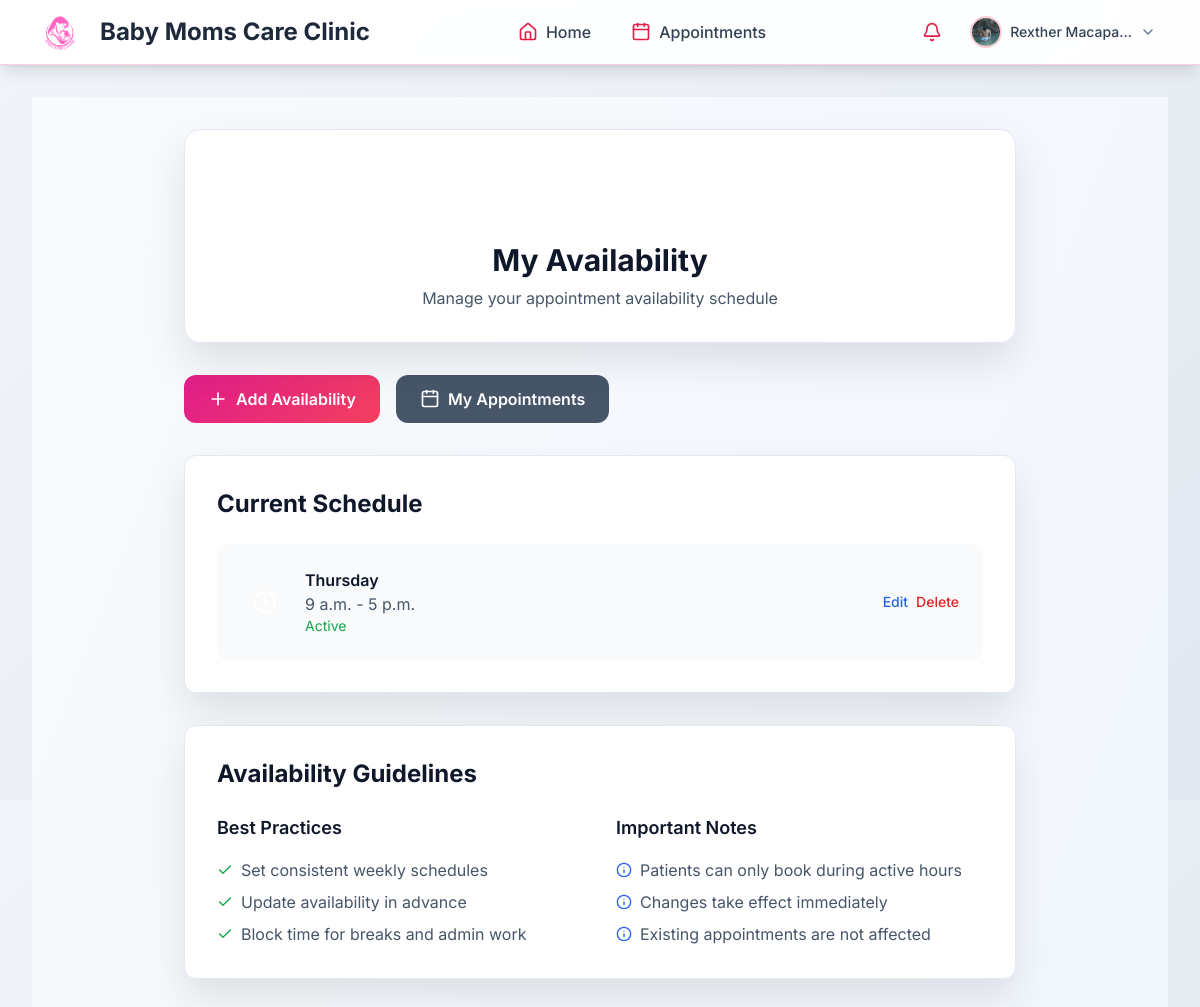
Page /appointments/availability/ (signed in) on the committed database.
### apps/accounts/models.py (models this page shows, shortened)
class UserProfile(models.Model):
    USER_ROLES = (
        ('mother', 'Mother'),
        ('doctor', 'Doctor'),
        ('admin', 'Admin'),
    )
    ACCOUNT_STATUS = (
        ('active', 'Active'),
        ('deactivated', 'Deactivated'),
    )
    user = models.OneToOneField(User, on_delete=models.CASCADE)
    role = models.CharField(max_length=10, choices=USER_ROLES, default='mother')
    account_status = models.CharField(max_length=15, choices=ACCOUNT_STATUS, default='active')
    phone = models.CharField(max_length=15, blank=True)
    date_of_birth = models.DateField(null=True, blank=True)
    address = models.TextField(blank=True)
    profile_picture = models.ImageField(upload_to='profile_pics/', blank=True, null=True)
    emergency_contact_name = models.CharField(max_length=100, blank=True)
    emergency_contact_phone = models.CharField(max_length=15, blank=True)
    created_at = models.DateTimeField(auto_now_add=True)
    updated_at = models.DateTimeField(auto_now=True)
    license_number = models.CharField(max_length=50, blank=True)
    specialization = models.CharField(max_length=100, blank=True)
    years_experience = models.PositiveIntegerField(null=True, blank=True)

### apps/appointments/models.py (models this page shows, shortened)
class DoctorAvailability(models.Model):
    DAYS_OF_WEEK = (
        (0, 'Monday'),
        (1, 'Tuesday'),
        (2, 'Wednesday'),
        (3, 'Thursday'),
        (4, 'Friday'),
        (5, 'Saturday'),
        (6, 'Sunday'),
    )
    doctor = models.ForeignKey(User, on_delete=models.CASCADE, related_name='availabilities')
    day_of_week = models.IntegerField(choices=DAYS_OF_WEEK)
    start_time = models.TimeField()
    end_time = models.TimeField()
    is_active = models.BooleanField(default=True)
    class Meta:
        unique_together = ['doctor', 'day_of_week', 'start_time']
        ordering = ['day_of_week', 'start_time']

### apps/appointments/views.py (the view)
# urls.py: path('availability/', views.doctor_availability, name='availability'),
@login_required
def doctor_availability(request):
    user_profile = get_object_or_404(UserProfile, user=request.user)
    if user_profile.role != 'doctor':
        messages.error(request, 'Only doctors can manage availability.')
        return redirect('appointments:list')
    availabilities = DoctorAvailability.objects.filter(doctor=request.user).order_by('day_of_week', 'start_time')
    return render(request, 'appointments/availability.html', {
        'availabilities': availabilities
    })

### templates/appointments/availability.html (shortened to what this page needs)
{% extends 'base.html' %}
{% load static %}
{% block content %}
<div class="min-h-screen bg-gradient-to-br from-slate-50 to-blue-50 py-8">
    <div class="max-w-4xl mx-auto px-4 sm:px-6 lg:px-8">
        <div class="clinic-card rounded-2xl p-8 mb-8">
            <div class="text-center">
                <div class="clinic-icon w-16 h-16 rounded-full flex items-center justify-center mx-auto mb-4">
                    <i data-lucide="calendar-clock" class="w-8 h-8 text-white"></i>
                </div>
                <h1 class="text-3xl font-bold text-slate-900 mb-2">My Availability</h1>
                <p class="text-slate-600">Manage your appointment availability schedule</p>
            </div>
        </div>
        <div class="flex flex-col sm:flex-row gap-4 mb-8">
            <a href="{% url 'appointments:availability_create' %}"
               class="clinic-btn px-6 py-3 rounded-xl text-white font-semibold inline-flex items-center justify-center">
                <i data-lucide="plus" class="w-5 h-5 mr-2"></i>
                Add Availability
            </a>
            <a href="{% url 'appointments:list' %}"
               class="bg-slate-600 hover:bg-slate-700 px-6 py-3 rounded-xl text-white font-semibold inline-flex items-center justify-center">
                <i data-lucide="calendar" class="w-5 h-5 mr-2"></i>
                My Appointments
            </a>
        </div>
        <div class="clinic-card rounded-xl p-8">
            <h2 class="text-2xl font-bold text-slate-900 mb-6">Current Schedule</h2>
            {% if availabilities %}
                <div class="space-y-4">
                    {% for availability in availabilities %}
                        <div class="bg-slate-50 rounded-xl p-6 flex items-center justify-between">
                            <div class="flex items-center space-x-4">
                                <div class="clinic-icon w-12 h-12 rounded-lg flex items-center justify-center">
                                    <i data-lucide="clock" class="w-6 h-6 text-white"></i>
                                </div>
                                <div>
                                    <h3 class="font-semibold text-slate-900">{{ availability.get_day_of_week_display }}</h3>
                                    <p class="text-slate-600">{{ availability.start_time }} - {{ availability.end_time }}</p>
                                    <p class="text-sm {% if availability.is_active %}text-green-600{% else %}text-red-600{% endif %}">
                                        {% if availability.is_active %}Active{% else %}Inactive{% endif %}
                                    </p>
                                </div>
                            </div>
                            <div class="flex items-center space-x-2">
                                <a href="{% url 'appointments:availability_update' availability.pk %}"
                                   class="text-blue-600 hover:text-blue-500 font-medium text-sm">
                                    Edit
                                </a>
                                <a href="{% url 'appointments:availability_delete' availability.pk %}"
                                   class="text-red-600 hover:text-red-500 font-medium text-sm">
                                    Delete
                                </a>
                            </div>
                        </div>
                    {% endfor %}
                </div>
            {% endif %}
        </div>
        <div class="clinic-card rounded-xl p-8 mt-8">
            <h2 class="text-2xl font-bold text-slate-900 mb-6">Availability Guidelines</h2>
            <div class="grid grid-cols-1 md:grid-cols-2 gap-8">
                <div>
                    <h3 class="text-lg font-semibold text-slate-900 mb-4">Best Practices</h3>
                    <ul class="space-y-2 text-slate-600">
                        <li class="flex items-start space-x-2">
                            <i data-lucide="check" class="w-4 h-4 text-green-600 mt-1 flex-shrink-0"></i>
                            <span>Set consistent weekly schedules</span>
                        </li>
                        <li class="flex items-start space-x-2">
                            <i data-lucide="check" class="w-4 h-4 text-green-600 mt-1 flex-shrink-0"></i>
                            <span>Update availability in advance</span>
                        </li>
                        <li class="flex items-start space-x-2">
                            <i data-lucide="check" class="w-4 h-4 text-green-600 mt-1 flex-shrink-0"></i>
                            <span>Block time for breaks and admin work</span>
                        </li>
                    </ul>
                </div>
                <div>
                    <h3 class="text-lg font-semibold text-slate-900 mb-4">Important Notes</h3>
                    <ul class="space-y-2 text-slate-600">
                        <li class="flex items-start space-x-2">
                            <i data-lucide="info" class="w-4 h-4 text-blue-600 mt-1 flex-shrink-0"></i>
                            <span>Patients can only book during active hours</span>
                        </li>
                        <li class="flex items-start space-x-2">
                            <i data-lucide="info" class="w-4 h-4 text-blue-600 mt-1 flex-shrink-0"></i>
                            <span>Changes take effect immediately</span>
                        </li>
                        <li class="flex items-start space-x-2">
                            <i data-lucide="info" class="w-4 h-4 text-blue-600 mt-1 flex-shrink-0"></i>
                            <span>Existing appointments are not affected</span>
                        </li>
                    </ul>
                </div>
            </div>
        </div>
    </div>
</div>
{% endblock %}

### templates/base.html (shortened to what this page needs)
{% load static %}
<!DOCTYPE html>
<html lang="en">
<head>
    <script src="https://cdn.tailwindcss.com"></script>
    {% load static %}
    <link rel="stylesheet" href="{% static 'css/style.css' %}">
    <link rel="stylesheet" href="{% static 'css/icons.css' %}">
</head>
<body class="gradient-secondary min-h-screen font-sans" data-user-role="{% if user.is_authenticated %}{{ user.userprofile.role }}{% else %}guest{% endif %}">
    <nav class="bg-white/95 backdrop-blur-sm shadow-lg border-b border-pink-200 sticky top-0 z-50">
        <div class="max-w-[1800px] mx-auto px-4 sm:px-6 lg:px-8">
            <div class="flex justify-between items-center h-16">
                <div class="flex items-center">
                    <a href="{% url 'accounts:dashboard' %}" class="flex items-center space-x-3">
                        <div class="w-14 h-14 rounded-full overflow-hidden bg-white flex items-center justify-center">
                            <img src="{% static 'images/logo.png' %}" alt="Baby Moms Care Clinic Logo" class="w-full h-full object-contain">
                        </div>
                        <span class="font-sans text-2xl font-bold text-slate-800">Baby Moms Care Clinic</span>
                    </a>
                </div>
                {% if user.is_authenticated %}
                <div class="hidden md:flex items-center space-x-2">
                    <a href="{% url 'accounts:dashboard' %}" class="flex items-center px-4 py-2 rounded-lg hover:bg-rose-50 transition-all group">
                        <i data-lucide="home" class="w-5 h-5 text-rose-600 mr-2"></i>
                        <span class="text-slate-700 group-hover:text-rose-600 font-medium">Home</span>
                    </a>
                    <a href="{% url 'appointments:list' %}" class="flex items-center px-4 py-2 rounded-lg hover:bg-rose-50 transition-all group">
                        <i data-lucide="calendar" class="w-5 h-5 text-rose-600 mr-2"></i>
                        <span class="text-slate-700 group-hover:text-rose-600 font-medium">Appointments</span>
                    </a>
                </div>
                <div class="flex items-center space-x-2">
                    <a href="{% url 'accounts:notifications' %}" class="relative p-2 rounded-lg hover:bg-rose-50 transition-all">
                        <i data-lucide="bell" class="w-5 h-5 text-rose-600"></i>
                    </a>
                    <div class="relative group">
                        <button class="flex items-center space-x-2 px-3 py-2 rounded-lg hover:bg-rose-50 transition-all">
                            {% if user.userprofile.profile_picture %}
                            <img src="{{ user.userprofile.profile_picture.url }}" alt="Profile" class="w-8 h-8 rounded-full object-cover border-2 border-rose-200">
                            {% else %}
                            <div class="w-8 h-8 rounded-full bg-rose-100 flex items-center justify-center">
                                <i data-lucide="user" class="w-4 h-4 text-rose-600"></i>
                            </div>
                            {% endif %}
                            <span class="hidden lg:inline text-sm font-medium text-slate-700">{{ user.get_full_name|default:user.username|truncatechars:15 }}</span>
                            <i data-lucide="chevron-down" class="w-4 h-4 text-slate-500"></i>
                        </button>
                    </div>
                </div>
                {% endif %}
            </div>
        </div>
    </nav>
    <main class="max-w-7xl mx-auto px-4 sm:px-6 lg:px-8 py-8 fade-in">
        {% block content %}{% endblock %}
    </main>
</body>
</html>

### static/css/style.css (style rules this page uses)
:root { --primary-rose: #e11d8b; --secondary-rose: #f43f5e; --accent-rose: #f472b6; --neutral-gray: #64748b; --light-gray: #fdf2f8; --white: #ffffff; --dark-text: #1e293b; --success-green: #10b981; --warning-amber: #f59e0b; --error-red: #ef4444; --info-rose: #f472b6; --gradient-primary: linear-gradient(135deg, #e11d8b 0%, #f43f5e 100%); --gradient-secondary: linear-gradient(135deg, #f1f5f9 0%, #e2e8f0 100%); --gradient-accent: linear-gradient(135deg, #059669 0%, #10b981 100%); }
body { font-family: 'Inter', -apple-system, BlinkMacSystemFont, 'Segoe UI', sans-serif; background: var(--gradient-secondary); color: var(--dark-text); line-height: 1.6; }
.gradient-secondary { background: var(--gradient-secondary); }
.fade-in { animation: fadeIn 0.5s ease-in; }
.slide-up { animation: slideUp 0.3s ease-out; }
.clinic-card { background: rgba(255, 255, 255, 0.95); backdrop-filter: blur(20px); border: 1px solid #e2e8f0; box-shadow: 0 20px 40px rgba(0, 0, 0, 0.1); }
.clinic-btn { background: var(--gradient-primary); transition: all 0.3s ease; }

### rows in the picture
DoctorAvailability: day_of_week "Thursday", start_time "9 a.m.", end_time "5 p.m.", is_active "Active"

### other values in the picture
{{ user.get_full_name|default:user.username|truncatechars:15 }} "Rexther Macapa…"
